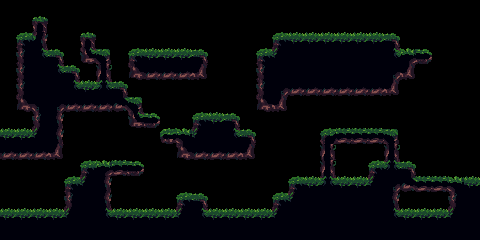

Rendered tile map (Tiled .tmx) drawn with the repository's tilesets; below, a short description and the full map source, tile grids included:
An orthogonal 30x15 tile map with 16x16 px tiles, 2 tile layers (Grass, Prototype).

<map version="1.10" tiledversion="1.10.2" orientation="orthogonal" renderorder="right-down" width="30" height="15" tilewidth="16" tileheight="16" infinite="0" nextlayerid="3" nextobjectid="1">
 <tileset firstgid="1" source="MainTileset.tsx" />
 <layer id="1" name="Grass" width="30" height="15" opacity="0">
  <data encoding="csv">
90,89,183,112,89,89,183,112,99,88,89,89,99,29,29,29,97,89,90,89,89,89,89,99,61,29,29,29,29,29,
90,112,112,112,112,112,112,112,88,89,89,99,61,29,29,29,63,90,63,63,90,90,61,61,88,89,89,89,89,89,
29,112,34,207,36,112,112,92,143,143,143,143,104,89,89,89,90,90,90,90,36,36,88,88,89,89,89,89,89,90,
34,35,153,97,90,92,92,143,143,143,143,104,89,89,89,90,29,63,63,63,63,63,151,36,36,36,34,35,35,35,
153,97,89,90,90,90,90,90,90,89,89,89,99,99,29,29,29,151,36,36,36,36,34,35,35,35,35,35,35,35,
89,90,90,90,90,90,90,90,90,90,90,34,36,36,36,36,48,143,50,36,34,35,153,29,29,29,29,29,29,29,
90,90,90,29,63,63,63,34,36,36,36,34,48,143,50,36,36,36,34,35,153,29,29,29,29,29,29,29,29,29,
85,89,89,34,35,35,35,153,151,35,35,237,90,50,88,205,35,35,153,29,29,29,29,29,29,29,29,29,29,29,
112,34,35,153,29,29,29,29,29,29,29,63,88,88,205,61,29,29,29,29,29,29,29,29,29,29,29,29,29,29,
35,153,29,29,29,29,29,29,29,29,29,151,35,35,35,153,29,29,29,29,97,89,89,89,99,29,29,29,29,29,
29,29,29,29,29,29,29,29,29,29,29,29,29,29,29,29,29,29,29,97,90,89,89,99,61,29,29,29,29,29,
29,29,29,29,29,29,29,29,29,29,29,29,29,29,29,29,29,29,97,90,90,90,61,61,61,29,29,29,29,29,
29,97,89,89,99,29,29,29,29,29,29,29,29,29,29,29,29,97,90,90,90,90,61,61,61,29,29,29,29,29,
29,63,89,99,88,89,99,29,29,29,29,29,29,29,29,29,97,90,90,90,90,90,61,34,153,29,29,29,29,97,
29,63,88,88,89,99,61,29,29,29,29,29,29,29,29,97,90,90,90,90,90,34,34,153,29,29,29,97,89,90
</data>
 </layer>
 <layer id="2" name="Prototype" width="30" height="15">
  <properties>
   <property name="DeleteTiles" type="bool" value="false" />
  </properties>
  <data encoding="csv">
0,0,0,0,0,0,0,0,0,0,0,0,0,0,0,0,0,0,0,0,0,0,0,0,0,0,0,0,0,0,
0,0,85,0,0,0,0,0,0,0,0,0,0,0,0,0,0,0,0,0,0,0,0,0,0,0,0,0,0,0,
0,34,45,0,0,85,0,0,0,0,0,0,0,0,0,0,0,34,35,35,35,35,35,35,36,0,0,0,0,0,
0,61,151,36,0,92,40,0,34,35,35,35,36,0,0,0,34,153,29,29,29,29,29,29,151,48,144,0,0,0,
0,61,29,151,36,0,112,0,88,89,89,89,90,0,0,0,61,29,29,29,29,29,29,29,97,90,0,0,0,0,
0,61,29,29,151,35,207,36,0,0,0,0,0,0,0,0,61,97,89,89,89,89,89,89,90,0,0,0,0,0,
0,88,99,97,89,89,89,102,40,0,0,0,0,0,0,0,88,90,0,0,0,0,0,0,0,0,0,0,0,0,
0,0,61,63,0,0,0,0,92,144,0,0,34,35,36,0,0,0,0,0,0,0,0,0,0,0,0,0,0,0,
35,35,153,63,0,0,0,0,0,0,142,50,153,29,151,36,0,0,0,0,38,143,143,143,40,0,0,0,0,0,
89,89,89,90,0,0,0,0,0,0,0,88,89,89,89,90,0,0,0,0,112,0,0,0,112,0,0,0,0,0,
0,0,0,0,0,34,48,143,144,0,0,0,0,0,0,0,0,0,0,0,112,0,0,34,207,36,0,0,0,0,
0,0,0,0,34,153,63,0,0,0,0,0,0,0,0,0,0,0,34,35,207,35,35,153,97,102,143,143,50,35,
0,0,0,0,61,29,63,0,0,0,0,34,36,0,0,0,0,34,153,29,29,29,29,29,63,0,0,0,61,29,
35,35,35,35,153,29,151,35,35,35,35,153,151,35,35,35,35,153,29,29,29,29,29,29,151,35,35,35,153,29,
29,29,29,29,29,29,29,29,29,29,29,29,29,29,29,29,29,29,29,29,29,29,29,29,29,29,29,29,29,29
</data>
 </layer>
</map>
